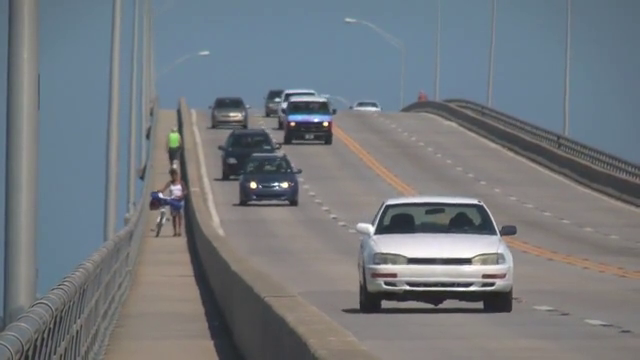
#> input picture frame 91 of cv_openCV_study05/slow_traffic_small.mp4, 640 x 360 px
$ python video_detection.py
#> lines starting #> are read from the running program, lines starting #| are printed output that depends on the picture
import numpy as np
import cv2

cap = cv2.VideoCapture("slow_traffic_small.mp4")

roi = (300, 200, 100, 50)

while(1):
    ret, img = cap.read()
#> img is the input picture: shape (360, 640, 3); mean B, G, R 126.6, 121.2, 115.7
    #roi : Region Of Interest; 관심영역
    roi = img[200:250, 300:400]
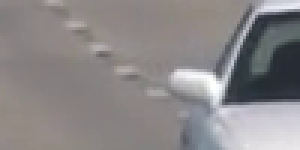
#> roi: shape (50, 100, 3) (shown 3 times larger); mean B, G, R 135.9, 135.1, 138.4

    if ret == True:

        hsv = cv2.cvtColor(img, cv2.COLOR_BGR2HSV)
#> hsv: shape (360, 640, 3); mean H, S, V 67.8, 39.8, 131.8
        # dst = cv2.calcBackProject([hsv], [0], roi_hist, [0, 180], 1)

        cv2.imshow("traffic video", img)

        key_value = cv2.waitKey(1) & 0xFF
#> (key Esc is pressed here)
        if key_value == 27: # esc
            break
    else:
        break

$ run again, starting later in the video
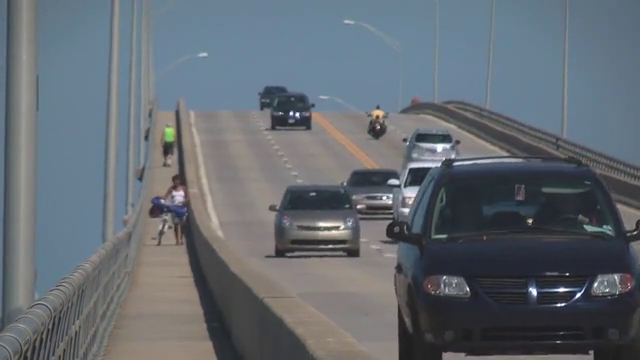
#> input picture frame 411 of cv_openCV_study05/slow_traffic_small.mp4, 640 x 360 px
#> img is the input picture: shape (360, 640, 3); mean B, G, R 113.8, 106.6, 99.3
#> `roi = img[200:250, 300:400]`:
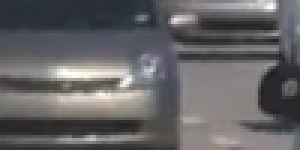
#> roi: shape (50, 100, 3) (shown 3 times larger); mean B, G, R 101.4, 99.3, 100.7
#> hsv: shape (360, 640, 3); mean H, S, V 81.8, 45.5, 117.3

$ run again, starting later in the video
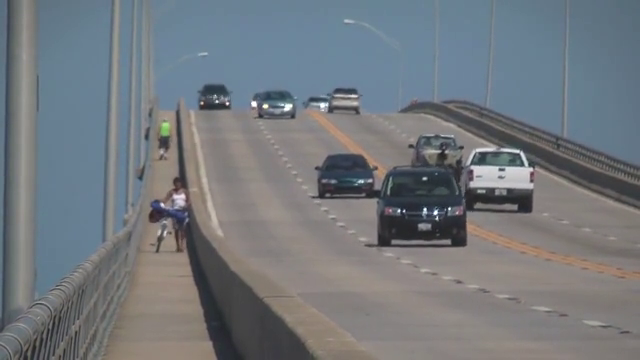
#> input picture frame 731 of cv_openCV_study05/slow_traffic_small.mp4, 640 x 360 px
#> img is the input picture: shape (360, 640, 3); mean B, G, R 125.5, 120.3, 115.1
#> `roi = img[200:250, 300:400]`:
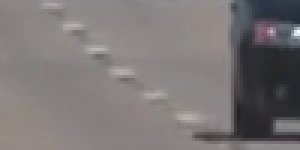
#> roi: shape (50, 100, 3) (shown 3 times larger); mean B, G, R 118.2, 118.1, 122.9
#> hsv: shape (360, 640, 3); mean H, S, V 66.1, 39.7, 130.9
